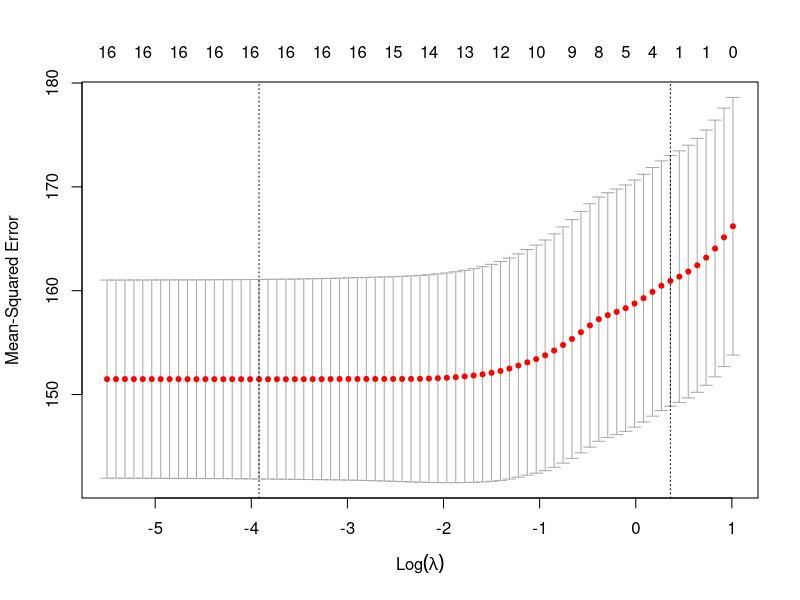
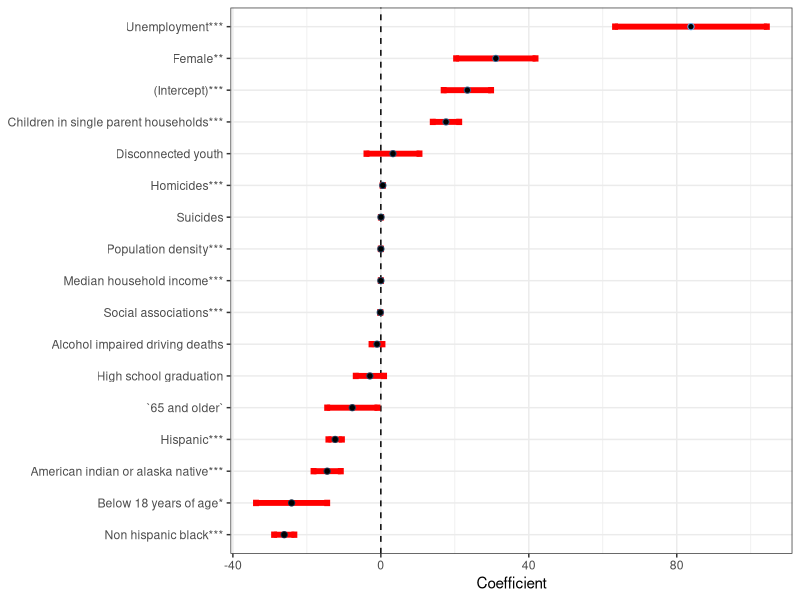
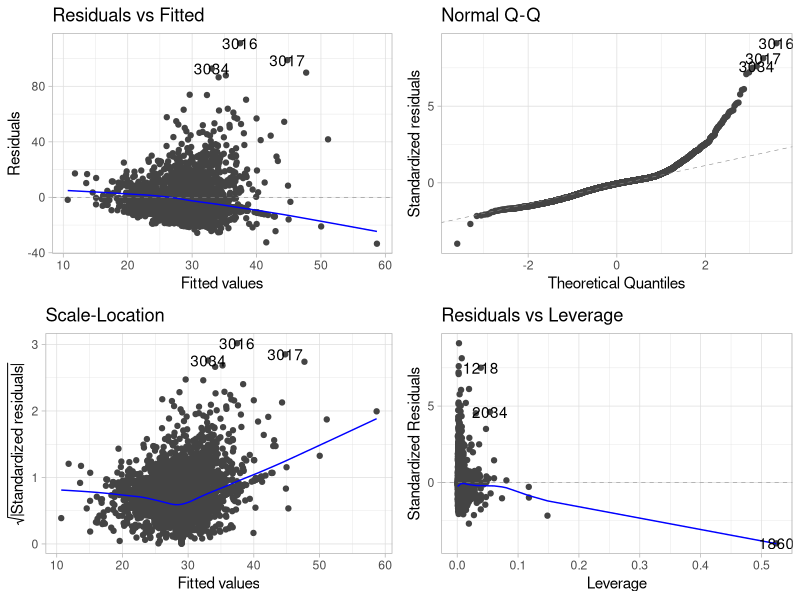

Here is the R script that generated these plots, in order:
## ---- chunk 1
# Load necessary libraries
library(tidyverse)
library(glmnet)
library(broom)
library(ggfortify)  
## ---- chunk 2

health <- read_csv("../data/final_data.csv")

health <- health |> 
  select(-name, -...1, -population) |> 
  mutate(across(everything(), ~ifelse(is.na(.), mean(., na.rm = TRUE), .)))

head(health)

response <- health$drug_overdose_deaths
predictors <- as.matrix(health |>  select(-drug_overdose_deaths))

set.seed(123)  # For reproducibility
cv_fit <- cv.glmnet(predictors, response, alpha = 1, nfolds = 10)

print(cv_fit)

plot(cv_fit)

best_lambda <- cv_fit$lambda.min
print(paste("Best lambda value: ", best_lambda))

final_model <- glmnet(predictors, response, alpha = 1, lambda = best_lambda)

print(coef(final_model))


## ---- chunk 3
health_lm <- lm(drug_overdose_deaths ~ ., data = health)

summary(health_lm)

health_lm |> 
  tidy() |> 
  mutate(
    term = gsub("_", " ", term),
    term = sapply(term, function(x) { paste(toupper(substring(x, 1, 1)), substring(x, 2), sep = "", collapse = " ") }), 
    term = case_when(
      p.value <= 0.001 ~ paste0(term, "***"),
      p.value <= 0.01 ~ paste0(term, "**"),
      p.value <= 0.05 ~ paste0(term, "*"),
      p.value <= 0.1 ~ paste0(term, "."),
      TRUE ~ term
    ),
    term = fct_reorder(term, estimate)
  ) |> 
  ggplot(aes(x = estimate, y = term, fill = estimate)) +
  geom_vline(xintercept = 0, linetype = "dashed", color = "black") +
  geom_errorbarh(aes(xmin = estimate - std.error, xmax = estimate + std.error), 
                 height = 0.2, linewidth = 2, color = "red", show.legend = FALSE) +
  geom_point(aes(color = estimate), size = 1.8, shape = 21, fill = "black", show.legend = FALSE) +
  labs(y = NULL,
       x = "Coefficient") +
  theme_bw()
## ---- chunk 4
health_lm |> 
  autoplot() +
  theme_light()
